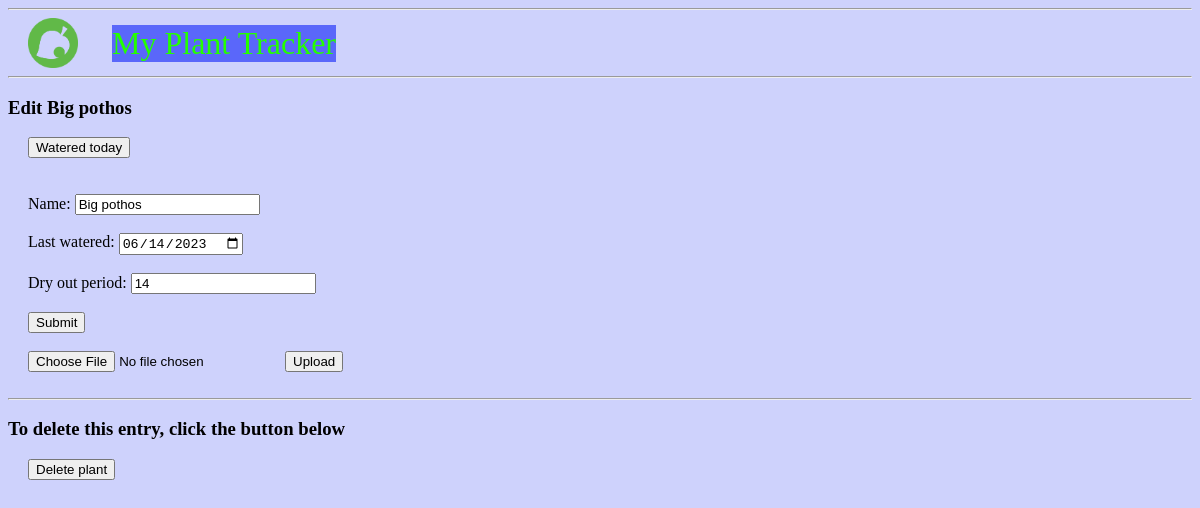
The app's page /Big pothos/edit/, older data.
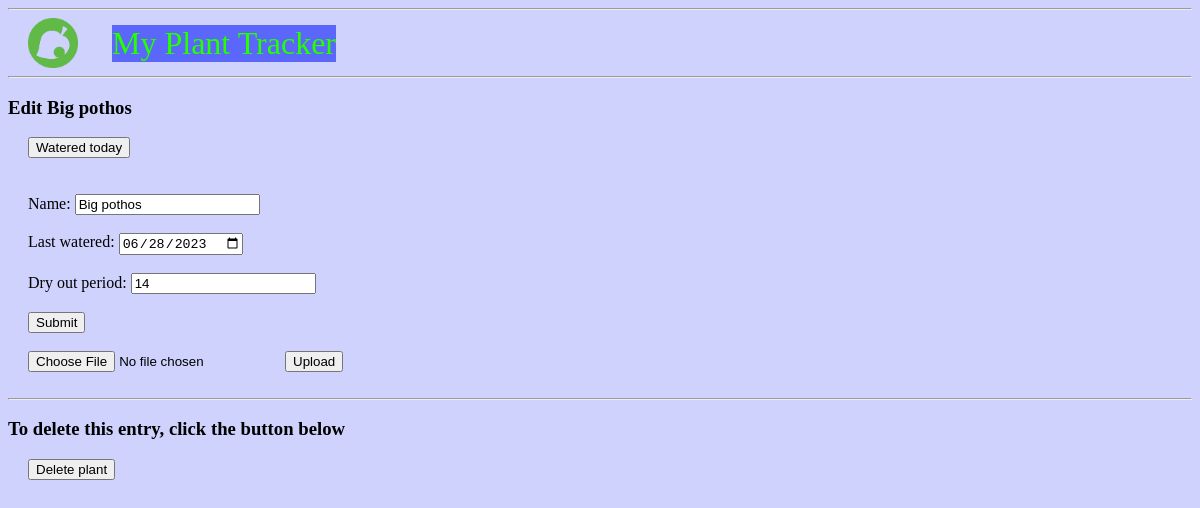
The same page, newer data.
### tables this page shows
CREATE TABLE plants (
	id INTEGER PRIMARY KEY AUTOINCREMENT,
	name TEXT NOT NULL,
	lastWatered DATE NOT NULL,
	dryOut INTEGER NOT NULL
, remaining TINYINT);

### plantFlask.py (the view, shortened to what this page needs)
@app.route('/<string:plantName>/edit/', methods=('GET', 'POST'))
def edit(plantName):
	plant = get_plant(plantName)
	print(plant)
	return render_template('edit.html', plant=plant)

### plantFlask.py (called while the page is built)
def get_db_connection():
	conn = sqlite3.connect('database.db')
	conn.row_factory = sqlite3.Row
	return conn

def get_plant(plantName):
	conn = get_db_connection()
	plant = conn.execute('SELECT * FROM plants WHERE name = ?', (plantName,)).fetchone()
	conn.close()
	return plant

### templates/edit.html
{% extends 'base.html' %}
{% block content %}
	<h3>Edit {{ plant['name'] }}</h3>
        <form action="{{ url_for('wateredToday', plantName=plant['name']) }}" method="POST", class="edit">
                <input type="submit" value="Watered today"
                        onclick="return confirm('Watered today?')">
	</form>
	<br>
	<form method="post", class="edit", enctype=multipart/form-data>
		<br>
		<label for="name">Name: </label>
		<input type="text" name="name"
			value="{{ request.form['name'] or plant['name'] }}"></input>
		<br>
		<br>
		<label for="lastWatered">Last watered: </label>
		<input type="date" name="lastWatered"
			value="{{ request.form['lastWatered'] or plant['lastWatered'] }}"></input>
		<br>
		<br>
		<label for="dryOut">Dry out period: </label>
		<input type="text" name="dryOut"
			value="{{ request.form['dryOut'] or plant['dryOut'] }}"></input>
		<br>
		<br>
		<button type="submit">Submit</button>
		<br>
		<br>
		<input type=file name=file>
		<input type=submit value=Upload>
	</form>
	<br>
	<hr>
	<h3>To delete this entry, click the button below</h3>
	<form action="{{ url_for('delete', plantName=plant['name']) }}" method="POST", class="edit">
		<input type="submit" value="Delete plant"
			onclick="return confirm('Are you sure you want to delete this plant?')">
	</form>
{% endblock %}

Row changes from the older to the newer data that the page shows:
changed plants "Big pothos": lastWatered "06/14/2023" → "06/28/2023"
